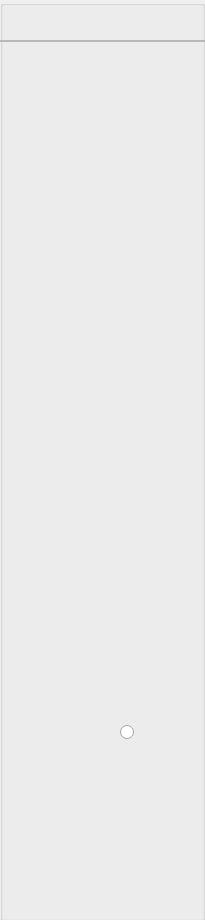
<?xml version="1.0" encoding="UTF-8"?>
<ui version="4.0">
 <class>GBSNaviLive</class>
 <widget class="QWidget" name="GBSNaviLive">
  <property name="geometry">
   <rect>
    <x>0</x>
    <y>0</y>
    <width>205</width>
    <height>920</height>
   </rect>
  </property>
  <property name="windowTitle">
   <string>Form</string>
  </property>
  <widget class="QGroupBox" name="verticalNavi">
   <property name="geometry">
    <rect>
     <x>0</x>
     <y>0</y>
     <width>205</width>
     <height>921</height>
    </rect>
   </property>
   <property name="title">
    <string/>
   </property>
   <widget class="QLabel" name="imgTheme">
    <property name="geometry">
     <rect>
      <x>10</x>
      <y>720</y>
      <width>101</width>
      <height>24</height>
     </rect>
    </property>
    <property name="text">
     <string/>
    </property>
   </widget>
   <widget class="QRadioButton" name="radioButton">
    <property name="geometry">
     <rect>
      <x>120</x>
      <y>720</y>
      <width>72</width>
      <height>24</height>
     </rect>
    </property>
    <property name="text">
     <string/>
    </property>
   </widget>
   <widget class="QLabel" name="imgAvator">
    <property name="geometry">
     <rect>
      <x>10</x>
      <y>780</y>
      <width>48</width>
      <height>48</height>
     </rect>
    </property>
    <property name="text">
     <string/>
    </property>
   </widget>
   <widget class="QLabel" name="lblHelloMessage">
    <property name="geometry">
     <rect>
      <x>70</x>
      <y>780</y>
      <width>76</width>
      <height>17</height>
     </rect>
    </property>
    <property name="font">
     <font>
      <pointsize>12</pointsize>
     </font>
    </property>
    <property name="text">
     <string/>
    </property>
   </widget>
   <widget class="QLabel" name="lblNickName">
    <property name="geometry">
     <rect>
      <x>70</x>
      <y>800</y>
      <width>76</width>
      <height>17</height>
     </rect>
    </property>
    <property name="font">
     <font>
      <pointsize>10</pointsize>
     </font>
    </property>
    <property name="text">
     <string/>
    </property>
   </widget>
   <widget class="QLabel" name="lblNaviTitle">
    <property name="geometry">
     <rect>
      <x>4</x>
      <y>10</y>
      <width>201</width>
      <height>24</height>
     </rect>
    </property>
    <property name="text">
     <string/>
    </property>
   </widget>
   <widget class="QFrame" name="spliteLine">
    <property name="geometry">
     <rect>
      <x>0</x>
      <y>40</y>
      <width>205</width>
      <height>2</height>
     </rect>
    </property>
    <property name="styleSheet">
     <string notr="true">color:green;</string>
    </property>
    <property name="frameShape">
     <enum>QFrame::Shape::StyledPanel</enum>
    </property>
    <property name="frameShadow">
     <enum>QFrame::Shadow::Raised</enum>
    </property>
   </widget>
   <widget class="QWidget" name="verticalLayoutWidget">
    <property name="geometry">
     <rect>
      <x>0</x>
      <y>40</y>
      <width>211</width>
      <height>681</height>
     </rect>
    </property>
    <layout class="QVBoxLayout" name="verticalLayout"/>
   </widget>
  </widget>
 </widget>
 <resources/>
 <connections/>
</ui>
